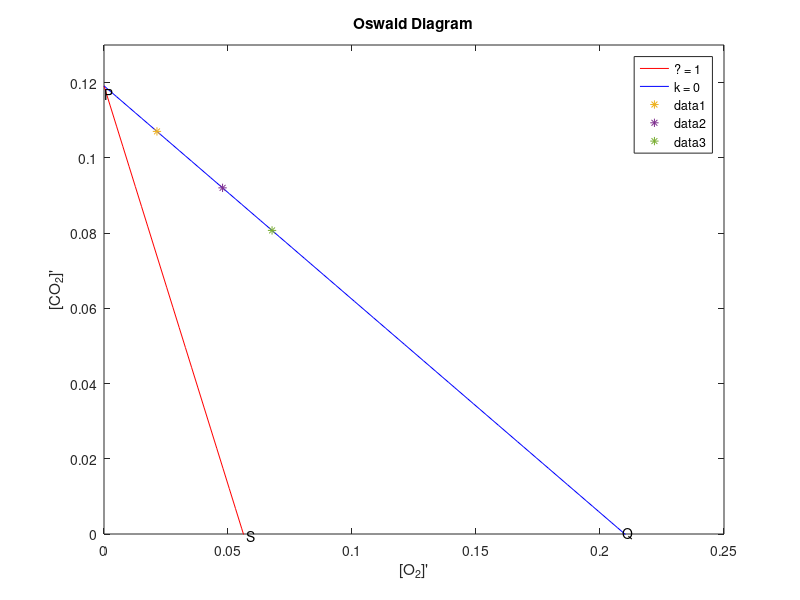

Write the MATLAB code that produced this figure. (Note: this script raises an error after producing the figure.)
% Script calculating the points of the oswald diagram and the different
% flame temperatures. 

qair   = 18.13;   % Modify this variable to study a different situation.


%% Oswald Diagram

P = 0.11914;
Q = 0.21;
S = 0.056214;
alpha1 = -P/S;
alpha2 = -P/Q;
beta = P;
x = linspace(0,0.25);
y1 = alpha1*x + beta;
y2 = alpha2*x + beta;

L  = [20/18.13 23/18.13 26/18.13];

CO2  = [1 1 1];
O2   = [1 1 1];
for i = 1:3
    CO2(i) = 1.0156 / (1.0156 + 1.96435*(L(i) - 1) + (7.386*L(i) + 0.123));
    O2(i)  = 1.96435*(L(i) - 1) / (1.0156 + 1.96435*(L(i) -1) + (7.386*L(i)...
    + 0.123));
end

% Create figure
figure1 = figure;

% Create axes
axes1 = axes('Parent',figure1);
hold(axes1,'on');

% Create multiple lines using matrix input to plot
plot1 = plot(x,y1,x,y2,O2(1),CO2(1),'*',O2(2),CO2(2),'*',O2(3),CO2(3),'*');
set(plot1(1),'DisplayName','? = 1','Color',[1 0 0]);
set(plot1(2),'DisplayName','k = 0','Color',[0 0 1]);

% Create xlabel
xlabel({'[O_2]'''},'FontSize',11);

% Create title
title({'Oswald Diagram'},'FontSize',11);

% Create ylabel
ylabel({'[CO_2]'''},'FontSize',11);

% Uncomment the following line to preserve the Y-limits of the axes
ylim(axes1,[0 0.13]);
box(axes1,'on');
% Create legend
legend(axes1,'show');

% Create textbox
annotation(figure1,'textbox',...
    [0.130483689538808 0.833514769058355 0.0583657575952404 0.0599999988741345],...
    'String',{'P'},...
    'EdgeColor','none');

% Create textbox
annotation(figure1,'textbox',...
    [0.308211473565804 0.0979310841075814 0.0583657575952404 0.0599999988741345],...
    'String',{'S'},...
    'EdgeColor','none');

% Create textbox
annotation(figure1,'textbox',...
    [0.778402699662544 0.100744023629382 0.0622568080629357 0.0599999988741345],...
    'String',{'Q'},...
    'EdgeColor','none');

%% Flame Temperature Calculations
MWO2   = 31.998;
MWN2   = 28.014;
MWCO2  = 44.008;
MWH2O  = 18.01494;
MWH2   = 2.01594;
MWC    = MWCO2 - MWO2;
MWCH4  = MWC + 2*MWH2;
MWCH18 = MWC + 1.8 / 2 * MWH2;
qgas   = 2.05; %m^3/h
qair0  = 18.13;
MWgas  = 18.6244;
MWair  = 0.21*MWO2 + 0.79*MWN2;
VM     = 24.3; %m^3 / kmol
lambda = qair/qair0;
Ta     = 23;
mair   = qair*MWair/VM;
mgas   = qgas*MWgas/VM;
mfumes = mair + mgas;

Wfgasses  = (1.0156*MWCO2 + 1.9287*MWH2O + (lambda - 1)*1.96435*MWO2 + ...
            (7.386*lambda + 0.123)*MWN2);             

CO2_frac = 1.0156*MWCO2/Wfgasses;        %kg_CO2 / kg_fg
H2O_frac = 1.9287*MWH2O/Wfgasses;        %kg_H2O / kg_fg
O2_frac  = (lambda - 1)*1.96435*MWO2/Wfgasses;
N2_frac  = (7.386*lambda + 0.123)*MWN2/Wfgasses;

tfg0 = 1500;
cpO200  = janaf('c','O2',273.15 + Ta);
cpO2f0  = janaf('c','O2',tfg0);
cpN200  = janaf('c','N2',273.15 + Ta);
cpN2f0  = janaf('c','N2',tfg0);
cpCO200 = janaf('c','CO2',273.15 + Ta);
cpCO2f0 = janaf('c','CO2',tfg0);
cpH2O00 = janaf('c','H2O',273.15 + Ta);
cpH2Of0 = janaf('c','H2O',tfg0);

% cp for flue gasses first guess
cpfg0 = 0.5 * (CO2_frac*(cpCO200 + cpCO2f0) + H2O_frac*(cpH2O00 + cpH2Of0) ...
             + O2_frac*(cpO200  +  cpO2f0) +  N2_frac*(cpN200  +  cpN2f0)); %kJ / kgfg K

         
tfgprev = tfg0;
tfgnew  = 293 + 63000/ (mfumes*cpfg0);
while abs(tfgprev - tfgnew) > 2
    cpO20  = janaf('c','O2',273.15 + Ta);
    cpO2f  = janaf('c','O2',tfgnew);
    cpN20  = janaf('c','N2',273.15 + Ta);
    cpN2f  = janaf('c','N2', tfgnew);
    cpCO20 = janaf('c','CO2',273.15 + Ta);
    cpCO2f = janaf('c','CO2',tfgnew);
    cpH2O0 = janaf('c','H2O',273.15 + Ta);
    cpH2Of = janaf('c','H2O',tfgnew);

    % cp for flue gasses
    cpfgnew = 0.5 * (CO2_frac*(cpCO20 + cpCO2f) + H2O_frac*(cpH2O0 + cpH2Of) ...
             + O2_frac*(cpO20  +  cpO2f) +  N2_frac*(cpN20  +  cpN2f)); %kJ / kgfg K
    tfgprev = tfgnew;
    tfgnew  = 293 + 63000 / (mfumes*cpfgnew);
end
Tad = tfgnew - 273.15;
cpf = cpfgnew;


%% Measured Temperature Profiles
xd1   = [5 5 5 5 5 5 5];
xd2   = [10 10 10 10 10 10 10 10 10 10 10 10 10];
xd3   = [15 15 15 15 15 15 15 15 15 15 15 15 15];
yd1   = [-3 -2 -1 0 1 2 3];
yd    = [-6 -5 -4 -3 -2 -1 0 1 2 3 4 5 6];
tc120 = [357 514 712 765 712 514 357];
tc220 = [566 600 652 670 760 783 792 783 760 670 652 600 566];
tc320 = [685 723 782 782 818 831 845 831 818 782 782 723 685];
tc123 = [353 460 705 811 705 460 353];
tc223 = [548 573 615 654 695 697 702 697 695 654 615 573 548];
tc323 = [663 688 730 768 776 787 790 787 776 768 730 688 663];
tc126 = [370 465 690 785 690 465 370];
tc226 = [510 547 581 606 652 680 672 680 652 606 581 547 510];
tc326 = [605 628 670 728 750 764 760 764 750 728 670 628 605];

% Uncomment to get 2D plots of the profiles
% figure
% subplot(2,1,1)
% plot(yd,tc220,'or',yd,tc320,'*r',...
%     yd,tc223,'ob',yd,tc323,'*b',yd,tc226,'og',yd,tc326,'*g');
% subplot(2,1,2)
% plot(yd1,tc120,'xr',yd1,tc123,'xb',yd1,tc126,'xg');

% 3D plot of the temperature profiles
plot3(xd1,yd1,tc120,'r',xd1,yd1,tc123,'b',xd1,yd1,tc126,'g',xd2,yd,tc220,'r',...
    xd2,yd,tc223,'b',xd2,yd,tc226,'g',xd3,yd,tc320,'r',xd3,yd,tc323,'b',xd3,...
    yd,tc326,'g');
